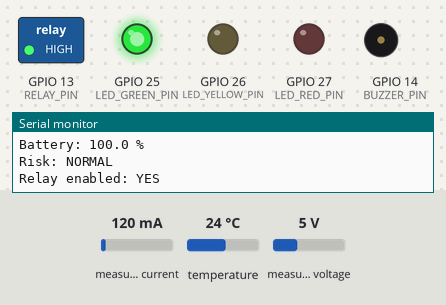
A sketch run on a simulated ESP32. Parts: switched loads named in the sketch (green lamp = pin HIGH), output pins drawn as LEDs (lit = HIGH), buzzer (waves = sounding), the last lines printed to the serial monitor. Inputs (shaded band) come from the test bench; at power-on: measured voltage 5 V, measured current 120 mA, temperature 24 °C. WiFi joins after 1.5 s; servers stay silent unless stated; uploads are accepted with an empty reply.

Above: at 3.7 s.
3.8 s: measured voltage set to 4 V
9.1 s: measured voltage set to 3.5 V
At 14.5 s:
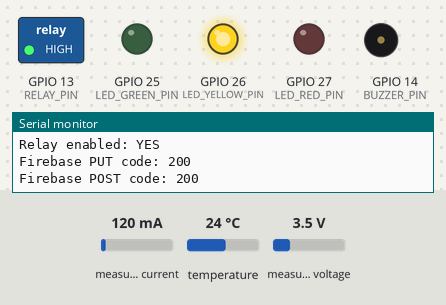
14.9 s: measured voltage set to 3.2 V
At 17.44 s:
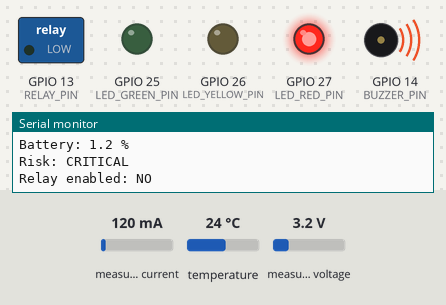
At 18.5 s:
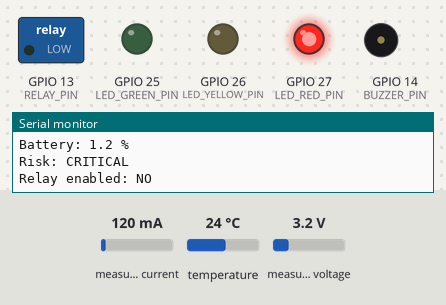
Timing chart, 0 to 27.0 s (numbered marks = the images above; inputs shaded):
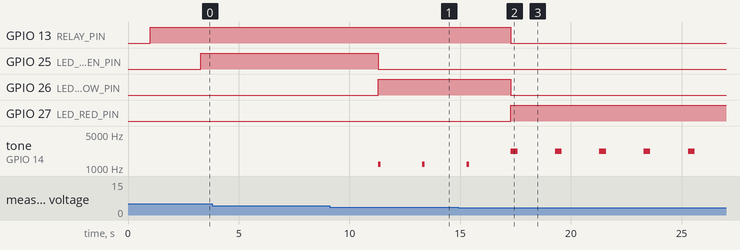

Measured:
- the behaviour switches between 3.7 and 3.6 V on measured voltage (found by bisection; images 0 and 1)
- the behaviour switches between 3.4 and 3.3 V on measured voltage (found by bisection; images 1 and 2)
- after the input at 9.1 s, GPIO 25 (LED_GREEN_PIN): HIGH → LOW after 2.2 s; GPIO 26 (LED_YELLOW_PIN): LOW → HIGH after 2.2 s; tone on GPIO 14 (BUZZER_PIN): alternates 1200 Hz for 0.12 s and silent for 1.9 s, starting after 2.2 s
- after the input at 14.9 s, GPIO 13 (RELAY_PIN), GPIO 26 (LED_YELLOW_PIN): HIGH → LOW after 2.4 s; GPIO 27 (LED_RED_PIN): LOW → HIGH after 2.4 s

The sketch:

esp32_battery_monitor.ino
```cpp
#include <Wire.h>
#include <WiFi.h>
#include <HTTPClient.h>
#include <WiFiClientSecure.h>
#include <Adafruit_INA219.h>
#include <OneWire.h>
#include <DallasTemperature.h>
#include "config.h"

Adafruit_INA219 ina219;
OneWire oneWire(ONE_WIRE_BUS);
DallasTemperature tempSensor(&oneWire);

unsigned long lastReadMs = 0;
unsigned long lastUploadMs = 0;
int demoCounter = 0;

struct BatteryReading {
  float voltageV;
  float currentMA;
  float powerW;
  float temperatureC;
  float batteryPercent;
  String riskLevel;
  bool relayEnabled;
};

float clampFloat(float value, float low, float high) {
  if (value < low) return low;
  if (value > high) return high;
  return value;
}

float estimateBatteryPercent(float voltage) {
  float percent = ((voltage - BATTERY_EMPTY_VOLTAGE) / (BATTERY_FULL_VOLTAGE - BATTERY_EMPTY_VOLTAGE)) * 100.0;
  return clampFloat(percent, 0.0, 100.0);
}

String classifyRisk(float percent, float tempC, float voltageV) {
  if (tempC > CRITICAL_TEMP_C) return "CRITICAL";
  if (percent < CRITICAL_PERCENT_THRESHOLD) return "CRITICAL";
  if (percent < WARNING_PERCENT_THRESHOLD) return "WARNING";
  return "NORMAL";
}

void setRelay(bool on) {
  if (RELAY_ACTIVE_LOW) {
    digitalWrite(RELAY_PIN, on ? LOW : HIGH);
  } else {
    digitalWrite(RELAY_PIN, on ? HIGH : LOW);
  }
}

void setOutputs(const String &risk) {
  digitalWrite(LED_GREEN_PIN, risk == "NORMAL" ? HIGH : LOW);
  digitalWrite(LED_YELLOW_PIN, risk == "WARNING" ? HIGH : LOW);
  digitalWrite(LED_RED_PIN, risk == "CRITICAL" ? HIGH : LOW);

  if (risk == "NORMAL") {
    noTone(BUZZER_PIN);
    setRelay(true);     // load ON
  } else if (risk == "WARNING") {
    tone(BUZZER_PIN, 1200, 120);
    setRelay(true);     // load still ON
  } else {
    tone(BUZZER_PIN, 2200, 300);
    setRelay(false);    // load OFF
  }
}

void connectWiFi() {
  Serial.print("Connecting to Wi-Fi: ");
  Serial.println(WIFI_SSID);
  WiFi.mode(WIFI_STA);
  WiFi.begin(WIFI_SSID, WIFI_PASSWORD);

  int attempts = 0;
  while (WiFi.status() != WL_CONNECTED && attempts < 30) {
    delay(500);
    Serial.print(".");
    attempts++;
  }

  if (WiFi.status() == WL_CONNECTED) {
    Serial.println("\nWi-Fi connected.");
    Serial.print("IP address: ");
    Serial.println(WiFi.localIP());
  } else {
    Serial.println("\nWi-Fi connection failed. Device will still run locally.");
  }
}

BatteryReading readBattery() {
  BatteryReading r;

  float busVoltage = ina219.getBusVoltage_V();
  float shuntVoltageMV = ina219.getShuntVoltage_mV();
  float currentMA = ina219.getCurrent_mA();
  float loadVoltage = busVoltage + (shuntVoltageMV / 1000.0);

  tempSensor.requestTemperatures();
  float tempC = tempSensor.getTempCByIndex(0);

  if (tempC == DEVICE_DISCONNECTED_C) {
    tempC = -999.0;
  }

#if DEMO_MODE
  // Demo simulation cycles through normal, warning, and critical without draining the battery.
  demoCounter++;
  int phase = (demoCounter / 5) % 3;
  if (phase == 0) {
    loadVoltage = 4.05;
    tempC = 32.0;
  } else if (phase == 1) {
    loadVoltage = 3.58;
    tempC = 36.0;
  } else {
    loadVoltage = 3.30;
    tempC = 52.0;
  }
#endif

  r.voltageV = loadVoltage;
  r.currentMA = currentMA;
  r.powerW = loadVoltage * (currentMA / 1000.0);
  r.temperatureC = tempC;
  r.batteryPercent = estimateBatteryPercent(loadVoltage);
  r.riskLevel = classifyRisk(r.batteryPercent, r.temperatureC, r.voltageV);
  r.relayEnabled = (r.riskLevel != "CRITICAL");

  return r;
}

String makeJson(const BatteryReading &r) {
  String json = "{";
  json += "\"device_id\":\"" + String(DEVICE_ID) + "\",";
  json += "\"voltage_v\":" + String(r.voltageV, 3) + ",";
  json += "\"current_ma\":" + String(r.currentMA, 2) + ",";
  json += "\"power_w\":" + String(r.powerW, 3) + ",";
  json += "\"temperature_c\":" + String(r.temperatureC, 2) + ",";
  json += "\"battery_percent\":" + String(r.batteryPercent, 1) + ",";
  json += "\"risk_level\":\"" + r.riskLevel + "\",";
  json += "\"relay_enabled\":" + String(r.relayEnabled ? "true" : "false") + ",";
  json += "\"uptime_ms\":" + String(millis());
  json += "}";
  return json;
}

bool firebasePut(const String &path, const String &json) {
  if (WiFi.status() != WL_CONNECTED) {
    return false;
  }

  WiFiClientSecure client;
  client.setInsecure(); // Simple for student demo. For production, validate the certificate.

  HTTPClient https;
  String url = String(FIREBASE_DATABASE_URL) + path + ".json";
  if (String(FIREBASE_AUTH_TOKEN).length() > 0) {
    url += "?auth=" + String(FIREBASE_AUTH_TOKEN);
  }

  if (!https.begin(client, url)) {
    Serial.println("Firebase HTTPS begin failed.");
    return false;
  }

  https.addHeader("Content-Type", "application/json");
  int httpCode = https.PUT(json);
  String response = https.getString();
  https.end();

  Serial.print("Firebase PUT code: ");
  Serial.println(httpCode);
  if (httpCode < 200 || httpCode >= 300) {
    Serial.print("Firebase response: ");
    Serial.println(response);
    return false;
  }
  return true;
}

bool firebasePost(const String &path, const String &json) {
  if (WiFi.status() != WL_CONNECTED) {
    return false;
  }

  WiFiClientSecure client;
  client.setInsecure();

  HTTPClient https;
  String url = String(FIREBASE_DATABASE_URL) + path + ".json";
  if (String(FIREBASE_AUTH_TOKEN).length() > 0) {
    url += "?auth=" + String(FIREBASE_AUTH_TOKEN);
  }

  if (!https.begin(client, url)) {
    Serial.println("Firebase HTTPS begin failed.");
    return false;
  }

  https.addHeader("Content-Type", "application/json");
  int httpCode = https.POST(json);
  String response = https.getString();
  https.end();

  Serial.print("Firebase POST code: ");
  Serial.println(httpCode);
  if (httpCode < 200 || httpCode >= 300) {
    Serial.print("Firebase response: ");
    Serial.println(response);
    return false;
  }
  return true;
}

void printReading(const BatteryReading &r) {
  Serial.println("------------------------------");
  Serial.print("Voltage: "); Serial.print(r.voltageV, 3); Serial.println(" V");
  Serial.print("Current: "); Serial.print(r.currentMA, 2); Serial.println(" mA");
  Serial.print("Power: "); Serial.print(r.powerW, 3); Serial.println(" W");
  Serial.print("Temperature: "); Serial.print(r.temperatureC, 2); Serial.println(" C");
  Serial.print("Battery: "); Serial.print(r.batteryPercent, 1); Serial.println(" %");
  Serial.print("Risk: "); Serial.println(r.riskLevel);
  Serial.print("Relay enabled: "); Serial.println(r.relayEnabled ? "YES" : "NO");
}

void setup() {
  Serial.begin(115200);
  delay(1000);

  pinMode(RELAY_PIN, OUTPUT);
  pinMode(BUZZER_PIN, OUTPUT);
  pinMode(LED_GREEN_PIN, OUTPUT);
  pinMode(LED_YELLOW_PIN, OUTPUT);
  pinMode(LED_RED_PIN, OUTPUT);
  setRelay(true);

  Wire.begin(21, 22);
  tempSensor.begin();

  if (!ina219.begin()) {
    Serial.println("ERROR: INA219 not found. Check SDA/SCL/VCC/GND.");
    while (true) {
      digitalWrite(LED_RED_PIN, HIGH);
      delay(300);
      digitalWrite(LED_RED_PIN, LOW);
      delay(300);
    }
  }

  connectWiFi();
  Serial.println("Battery monitor started.");
}

void loop() {
  unsigned long now = millis();

  if (now - lastReadMs >= READ_INTERVAL_MS) {
    lastReadMs = now;
    BatteryReading r = readBattery();
    setOutputs(r.riskLevel);
    printReading(r);

    if (now - lastUploadMs >= FIREBASE_UPLOAD_INTERVAL_MS) {
      lastUploadMs = now;
      String json = makeJson(r);
      String latestPath = String("/battery_monitor/") + DEVICE_ID + "/latest";
      String readingsPath = String("/battery_monitor/") + DEVICE_ID + "/readings";
      firebasePut(latestPath, json);
      firebasePost(readingsPath, json);
    }
  }
}
```

config.example.h
```cpp
#ifndef CONFIG_H
#define CONFIG_H

// Copy this file to config.h and fill in your own values.

#define WIFI_SSID "YOUR_WIFI_NAME"
#define WIFI_PASSWORD "YOUR_WIFI_PASSWORD"

// Example: https://your-project-id-default-rtdb.asia-southeast1.firebasedatabase.app
#define FIREBASE_DATABASE_URL "https://YOUR_PROJECT_ID-default-rtdb.firebaseio.com"

// For class demo only, you may keep this empty if your Firebase rules allow write access.
// For safer setup, use a database secret or auth token.
#define FIREBASE_AUTH_TOKEN ""

#define DEVICE_ID "device_001"

// Set to 1 to simulate warning/critical states during demo.
#define DEMO_MODE 0

// Hardware pins
#define ONE_WIRE_BUS 4
#define RELAY_PIN 13
#define BUZZER_PIN 14
#define LED_GREEN_PIN 25
#define LED_YELLOW_PIN 26
#define LED_RED_PIN 27

// Many relay modules are active LOW. If your relay turns on backward, change this.
#define RELAY_ACTIVE_LOW 0

// Battery calibration for one 18650 Li-ion cell.
#define BATTERY_FULL_VOLTAGE 4.20
#define BATTERY_EMPTY_VOLTAGE 3.20

// Risk thresholds
#define WARNING_PERCENT_THRESHOLD 50.0
#define CRITICAL_PERCENT_THRESHOLD 20.0
#define CRITICAL_TEMP_C 50.0

// Data upload interval
#define READ_INTERVAL_MS 2000
#define FIREBASE_UPLOAD_INTERVAL_MS 5000

#endif
```
